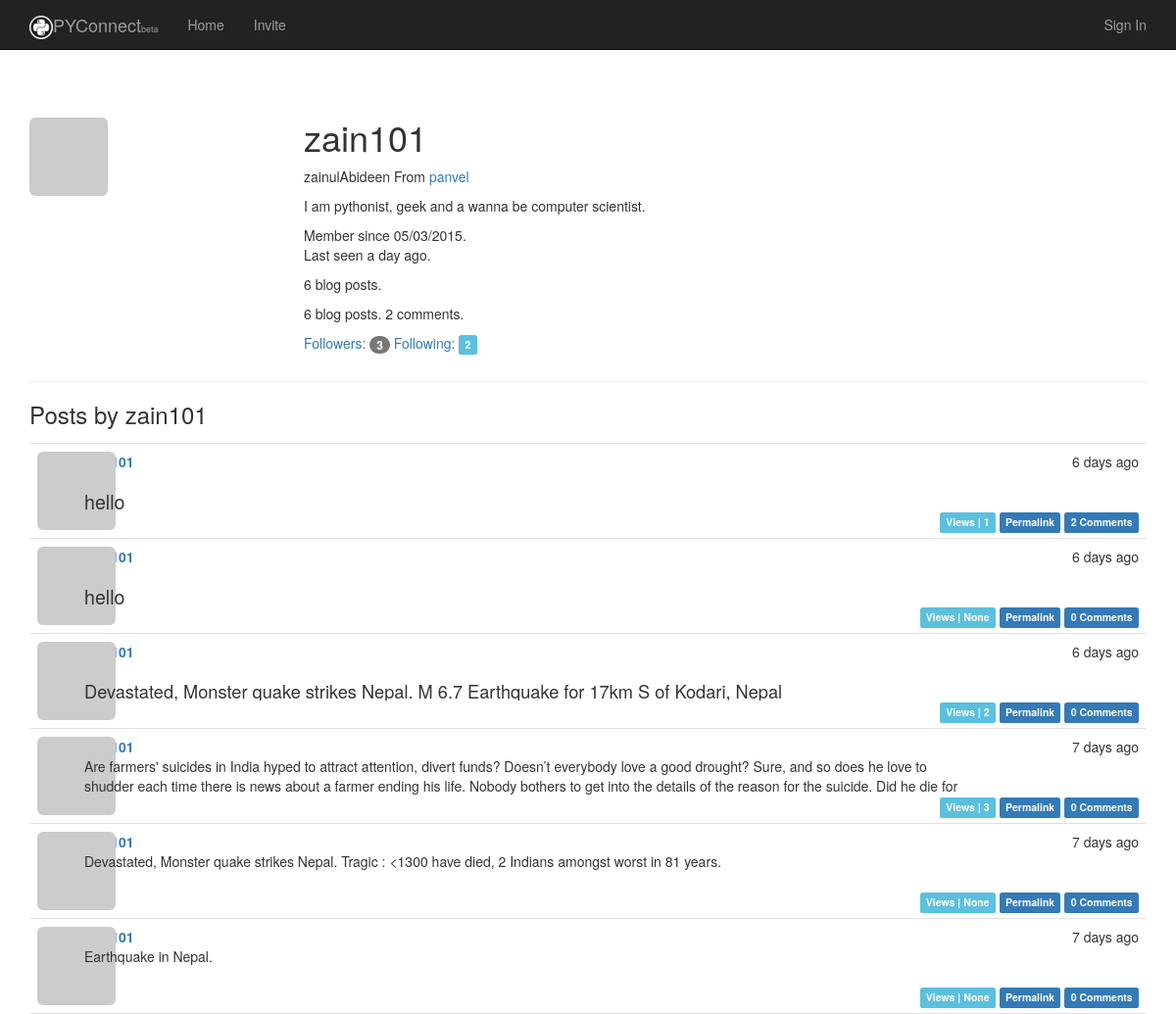
/user/zain101, run on an earlier commit of the app's database.
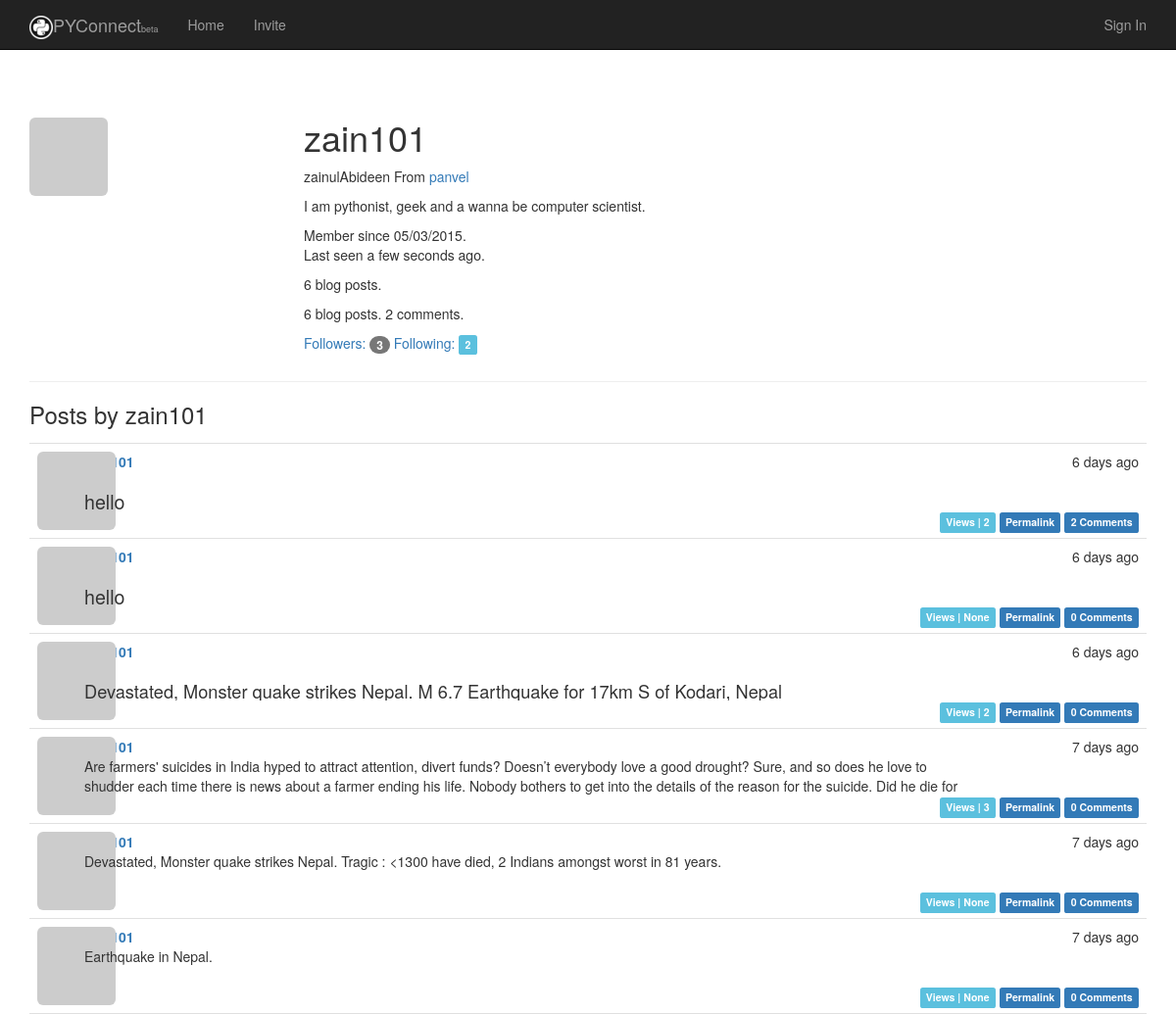
And on a later commit of the database.
### app/models.py (models this page shows, shortened)
class User(UserMixin, db.Model):
    __tablename__ = 'users'          # Table names should be plural.
    id = db.Column(db.Integer, primary_key=True)
    email = db.Column(db.String(64), unique=True, index=True)
    username = db.Column(db.String(64), unique=True, index=True)
    password_hash = db.Column(db.String)
    role_id = db.Column(db.Integer, db.ForeignKey('roles.id'))
    confirmed = db.Column(db.Boolean, default=False)
    location = db.Column(db.String(64))
    name = db.Column(db.String(64))
    about_me = db.Column(db.Text)
    member_since = db.Column(db.DateTime(), default=datetime.utcnow)
    last_seen = db.Column(db.DateTime(), default=datetime.utcnow)
    avatar_hash = db.Column(db.String(32))
    posts = db.relationship('Post', backref='author', lazy='dynamic')
    comments = db.relationship('Comment', backref='author', lazy='dynamic')
    '''
    These are the people who follow me
    '''
    followed = db.relationship(
        'Follow',
        foreign_keys=[Follow.follower_id],
        backref=db.backref('follower', lazy='joined'),
        lazy='dynamic',
        cascade='all, delete-orphan')
    '''
    These are people whome I follow
    '''
    followers = db.relationship(
        'Follow',
        foreign_keys=[Follow.followed_id],
        backref=db.backref('followed', lazy='joined'),
        lazy='dynamic',
        cascade='all, delete-orphan'
    )
    @property
    def password(self):
        raise AttributeError('Password is not a readable attribute')
    '''
    The ping method is called every time the request for user is received, by using before_app_request hook
    '''
    def ping(self):
        self.last_seen = datetime.utcnow()
        db.session.add(self)
    '''
    User avatar creation
    '''
    def gravatar(self, size=100, default='identicon', rating='g'):
        if request.is_secure:
            url = 'https://secure.gravatar.com/avatar'
        else:
            url = 'http://www.gravatar.com/avatar'
        hash = self.avatar_hash or  hashlib.md5(self.email.encode('utf-8')).hexdigest()
        return '{url}/{hash}?s={size}&d={default}&r={rating}'.format(url=url, size=size, default=default, rating=rating, hash=hash)
    def follow(self, user):
        if not self.is_following(user):
            f = Follow(follower=self, followed=user)
            db.session.add(f)
    '''
    This method is introduced to correct the values of DB to follow a user to itself
    '''

class Post(UserMixin, db.Model):
    __tablename__ = 'posts'
    id = db.Column(db.Integer, primary_key=True)
    body = db.Column(db.Text)
    body_html = db.Column(db.Text)
    timestamp = db.Column(db.DateTime, index=True, default=datetime.utcnow)
    author_id = db.Column(db.Integer, db.ForeignKey('users.id'))
    views = db.Column(db.Integer)
    comments = db.relationship('Comment', backref='post', lazy='dynamic')

### app/main/views.py (the view)
@main.route('/user/<username>')
def user(username):
    user = User.query.filter_by(username=username).first()
    posts = user.posts.order_by(Post.timestamp.desc()).all()
    if user is None:
        abort(404)
    return render_template('user.html', user=user, posts=posts)

### app/auth/views.py (called while the page is built)
@auth.before_app_request
def before_request():
    if current_user.is_authenticated():
        current_user.ping()
        if not current_user.confirmed and request.endpoint[:5] != 'auth.':
            return redirect(url_for('auth.unconfirmed'))

### app/main/__init__.py (called while the page is built)
@main.app_context_processor
def inject_permission():
    return dict(Permission=Permission)

### app/models.py (called while the page is built)
    def can(self, permissions):
        return False

    def is_administrator(self):
        return False

### app/templates/user.html (shortened to what this page needs)
{% extends "base.html" %}
{% block page_content %}
    <div class="page-header">
    <img class="img-rounded profile-thumbnail" src="{{user.gravatar(size=256)  }}" />
<div class="profile-header">
    <h1>{{ user.username }}</h1>
    {% if user.name or user.location %}
    <p>
        {% if user.name %} {{ user.name }} {% endif %}
        {% if user.location %}
            From <a href="http://maps.google.com/?q={{ user.location }}">{{ user.location }}</a>
        {% endif %}
    </p>
    {% endif %}
    {% if user.about_me %}
        <p> {{ user.about_me }}</p>
    {% endif %}
    <p>
        Member since {{ moment(user.member_since).format('L')}}.<br />
        Last seen {{ moment(user.last_seen).fromNow()}}.
        <p>{{ user.posts.count() }} blog posts.</p>
        <p>{{ user.posts.count() }} blog posts. {{ user.comments.count() }} comments.</p>
    </p>
    <p>
        <a href="{{ url_for('.followers', username=user.username) }}">
            Followers: <span class="badge label-danger">{{ user.followers.count() - 1 }}</span>
        </a>
        <a href="{{ url_for('.followed_by', username=user.username) }}">
            Following: <span class="label label-info">{{ user.followed.count() - 1 }}</span>
        </a>
    </p>
    </div>
 </div>
    <h3>Posts by {{ user.username}}</h3>
   {% include '_posts.html' %}
{% endblock %}

### app/templates/base.html (shortened to what this page needs)
{% extends 'bootstrap/base.html' %}
{% block head %}
    {{ super() }}
<link rel="stylesheet" type="text/css" href="{{ url_for('static', filename='styles.css') }}">
{% endblock %}
{% block navbar %}
<div class="navbar-inverse navbar-fixed-top navbar" role="navigation" style="-webkit-backface-visibility: hidden;" >
    <div class="container">
        <div class=" navbar-header">
            <a class="navbar-brand" href="/"><span> <img src="../static/brand.ico" />PYConnect<small style="font-size: xx-small;">beta</small></span></a>
        </div>
        <div  id="bs-example-navbar-collapse-1" class="collapse navbar-collapse">
            <ul class="nav navbar-nav navbar-left">
                <li> <a href="/">Home</a></li>
                <li> <a href="{{ url_for('main.invite') }}">Invite</a></li>
            </ul>
            <ul class="nav navbar-nav navbar-right">
                {% if current_user.is_authenticated() %}
                    <li class="dropdown">
                    <a href="#" class="dropdown-toggle" data-toggle="dropdown">
                        <img src="{{ current_user.gravatar(size=18) }}">
                        Account <b class="caret"></b>
                    </a>
                    <ul class="dropdown-menu">
                        <li><a href="#"><b>Hello, {{ current_user.username }}!</b></a></li>
                        <li><a href="{{ url_for('auth.change_password') }}">Change Password</a></li>
                        <li><a href="{{ url_for('auth.change_email_request') }}">Change Email</a></li>
                        <li><a href="{{ url_for('auth.logout') }}">Log Out</a></li>
                    </ul>
                </li>
                {% else %}
                    <li> <a href="{{ url_for('auth.login') }}">Sign In </a></li>
                {% endif %}
            </ul>
        </div>
    </div>
</div>
{% endblock %}
{%block content %}
<br /><br /><br /><br />
<div class="container">
    {% block page_content %}{% endblock %}
    </div>
{% endblock %}

### app/templates/_posts.html (shortened to what this page needs)
<ul class="posts">
        {% for post in posts %}
            <li class="post">
                <div class="post-thumbnail">
                   <a href="{{ url_for('.user', username=post.author.username) }}">
                <img class="img-rounded profile-thumbnail" src="{{ post.author.gravatar(size=40) }}">
            </a>
                </div>
                <div class="post-content">
                    <div class="post-date">{{ moment(post.timestamp).fromNow() }}</div>
                    <div class="post-author">
                        <a href="{{ url_for('.user', username=post.author.username) }}">
                        </a>
                    </div>
                    <div  class="post-body {% if  endpoint != '.post' %}sample{% endif %}">
                    {% if post.body_html %}
                        {{ post.body_html | safe }}
                    {% else %}
                        {{ post.body | safe }}
                    {% endif %}
                    </div>
                    <div class="post-footer">
                        <span class="label label-info">Views | {{ post.views }}</span>
                        <a href="{{ url_for('.post', id=post.id) }}">
                            <span class="label label-primary">Permalink</span>
                        </a>
                        <a href="{{ url_for('.post', id=post.id) }}#comments">
                            <span class="label label-primary">{{ post.comments.count() }} Comments</span>
                         </a>
                    </div>
                </div>
            </li>
        {%  endfor %}
    </ul>

### app/static/styles.css (style rules this page uses)
.profile-thumbnail { position: absolute; }
.profile-header { min-height: 260px; margin-left: 280px; }
ul.posts { list-style-type: none; padding: 0px; margin: 16px 0px 0px 0px; border-top: 1px solid #e0e0e0; }
ul.posts li.post { padding: 8px; border-bottom: 1px solid #e0e0e0; }
div.post-date { float: right; }
div.post-author { font-weight: bold; }
div.post-thumbnail { position: absolute; }
div.post-content { margin-left: 48px; min-height: 48px; }
div.post-footer { text-align: right; }
.post-body h1 { font-size: 140%; }
.post-body h2 { font-size: 130%; }
.sample { width:900px; height:40px; overflow:hidden; position: relative; }

What changed in the data, as far as the page shows it:
changed User "zain101": last_seen "a day ago" → "a few seconds ago"
changed Post (number 1 of 6 on the later page): views "1" → "2"
